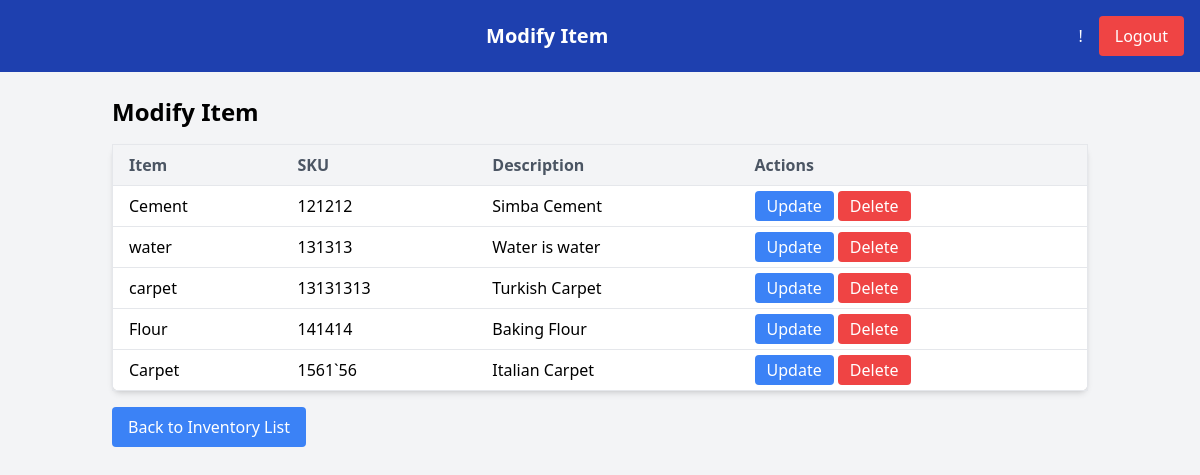
The app's page /inventory/modify_item/, older data.
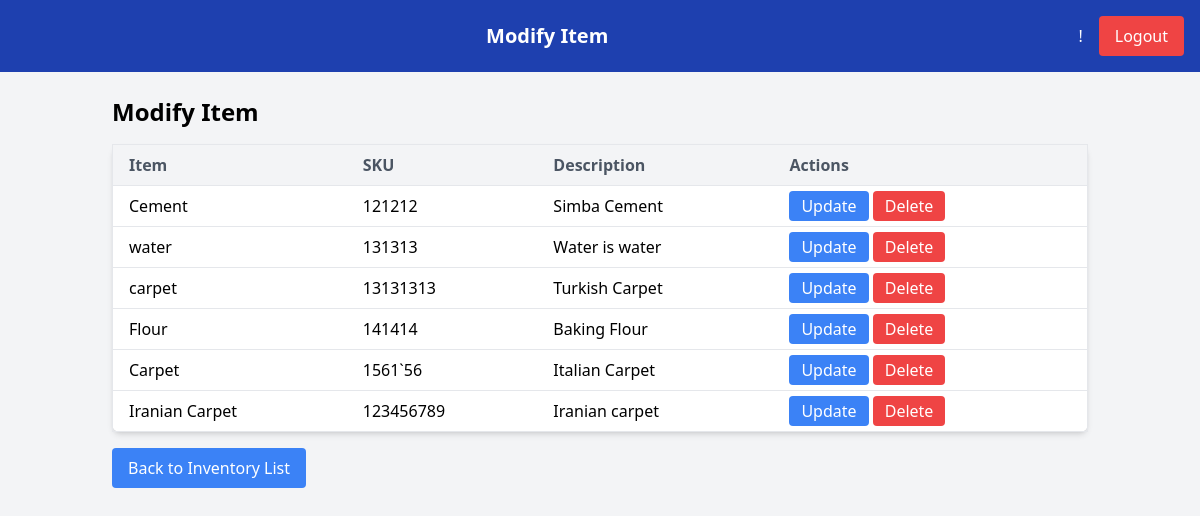
The same page, newer data.
### inventory/models.py (models this page shows, shortened)
class Item(models.Model):
    name = models.CharField(max_length=100)
    sku = models.CharField(max_length=100, unique=True)
    description = models.TextField(default="No description provided")

### inventory/views.py (the view)
# urls.py: path('modify_item/', views.modify_item, name='modify_item'),  # Add this line
def modify_item(request):
    items = Item.objects.all()
    return render(request, 'inventory/modify_item.html', {'items': items})

### templates/inventory/modify_item.html (shortened to what this page needs)
<!DOCTYPE html>
<html lang="en">
<head>
    {% load static tailwind_tags %}
    <link href="https://cdn.jsdelivr.net/npm/tailwindcss@2.2.19/dist/tailwind.min.css" rel="stylesheet">
    {% tailwind_css %}
</head>
<body class="bg-gray-100 font-sans">
    <div id="header" class="bg-blue-800 text-white p-4 flex items-center justify-between">
        <h1 class="text-xl font-semibold text-center flex-grow">Modify Item</h1>
        <div id="user-info" class="flex items-center space-x-4">
            <span>{{ user.username }}!</span>
            <a href="{% url 'logout' %}" class="bg-red-500 hover:bg-red-600 text-white py-2 px-4 rounded">Logout</a>
        </div>
    </div>
    <div class="container mx-auto p-6">
        <h2 class="text-2xl font-semibold mb-4">Modify Item</h2>
        <table class="min-w-full bg-white border border-gray-200 rounded-lg shadow-md">
            <thead>
                <tr class="bg-gray-100 border-b">
                    <th class="py-2 px-4 text-left text-gray-600">Item</th>
                    <th class="py-2 px-4 text-left text-gray-600">SKU</th>
                    <th class="py-2 px-4 text-left text-gray-600">Description</th>
                    <th class="py-2 px-4 text-left text-gray-600">Actions</th>
                </tr>
            </thead>
            <tbody>
                {% for item in items %}
                <tr class="border-b hover:bg-gray-50">
                    <td class="py-2 px-4">{{ item.name }}</td>
                    <td class="py-2 px-4">{{ item.sku }}</td>
                    <td class="py-2 px-4">{{ item.description }}</td>
                    <td class="py-2 px-4">
                        <a href="{% url 'item_update' item.pk %}" class="bg-blue-500 hover:bg-blue-600 text-white py-1 px-3 rounded">Update</a>
                        <a href="{% url 'item_delete' item.pk %}" class="bg-red-500 hover:bg-red-600 text-white py-1 px-3 rounded">Delete</a>
                    </td>
                </tr>
                {% endfor %}
            </tbody>
        </table>
        <div class="mt-4 flex space-x-4">
            <a href="{% url 'inventory_list' %}" class="bg-blue-500 hover:bg-blue-600 text-white py-2 px-4 rounded">Back to Inventory List</a>
        </div>
    </div>
</body>
</html>

Row changes from the older to the newer data that the page shows:
added Item: name "Iranian Carpet", sku "123456789", description "Iranian carpet"
